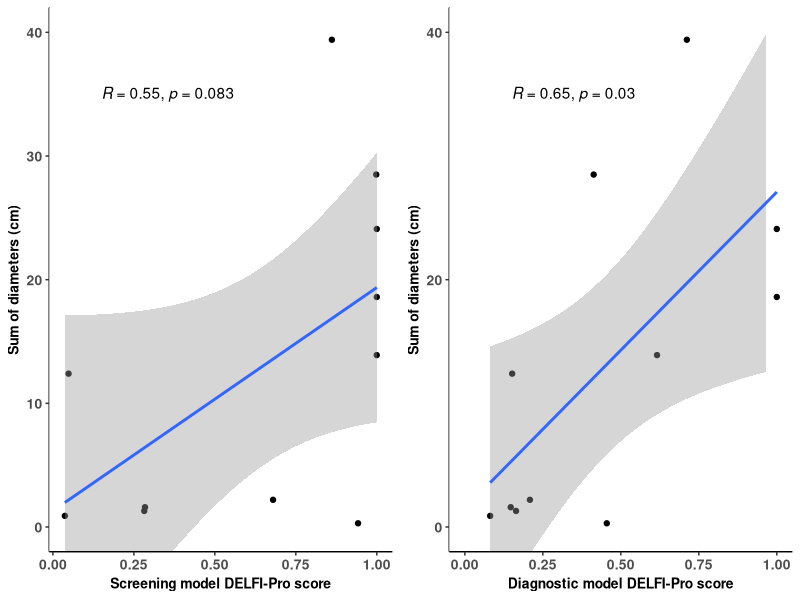

Write R code to recreate this figure.
## ---- chunk 1
###################################
# S16
#####################################
library(tidyverse)
library(readxl)
library(egg)
library(ggpubr)
library(here)

#Clean out list section
rm(list=ls());gc()

#### tumor size in validation set again
dat<-read_xlsx(here("data/06062024_val_tumor_size.xlsx"))
dat$`LARGESTTMSIZE(CM)` <- as.numeric(dat$`LARGESTTMSIZE(CM)`)
dat2 <- dat %>% drop_na(`LARGESTTMSIZE(CM)`) %>% select(`LARGESTTMSIZE(CM)`, `ADDTOTAL(CM)`, TUMQUANT, SCRNDELFIPRO, DIAGDELFIPRO)

p1 <- dat2 %>% 
  ggplot(aes(x = SCRNDELFIPRO, y = `ADDTOTAL(CM)`)) +
  geom_point() +
  theme_classic()+ 
  geom_smooth(method='lm') +
  coord_cartesian(ylim=c(0,40)) +
  labs(y = "Sum of diameters (cm)", x = "Screening model DELFI-Pro score") +
  theme_classic()+
  theme(axis.title = element_text(face = "bold", size = 10),
        axis.text.x=element_text(face = "bold", size = 10), 
        axis.text.y=element_text(face = "bold", size = 10))+ 
  stat_cor(method = "pearson", label.x = .15, label.y = 35)

p1.5 <- dat2 %>% 
  ggplot(aes(x = DIAGDELFIPRO, y = `ADDTOTAL(CM)`)) +
  geom_point() +
  theme_classic()+ 
  scale_y_continuous(limits = c(-10, 40), breaks = c(0, 20, 40)) +
  xlim(0,1)+
  geom_smooth(method='lm') +
  coord_cartesian(ylim=c(0,40)) +
  labs(y = "Sum of diameters (cm)", x = "Diagnostic model DELFI-Pro score") +
  theme_classic()+
  theme(axis.title = element_text(face = "bold", size = 10),
        axis.text.x=element_text(face = "bold", size = 10), 
        axis.text.y=element_text(face = "bold", size = 10))+ 
  stat_cor(method = "pearson", label.x = .15, label.y = 35)
plot2 <- egg::ggarrange(p1, p1.5, nrow =1)
#ggsave("./docs/lesiondiameter_vs_DELFI-Pro_06132024.png", plot = plot2, height = 5, width = 10)
